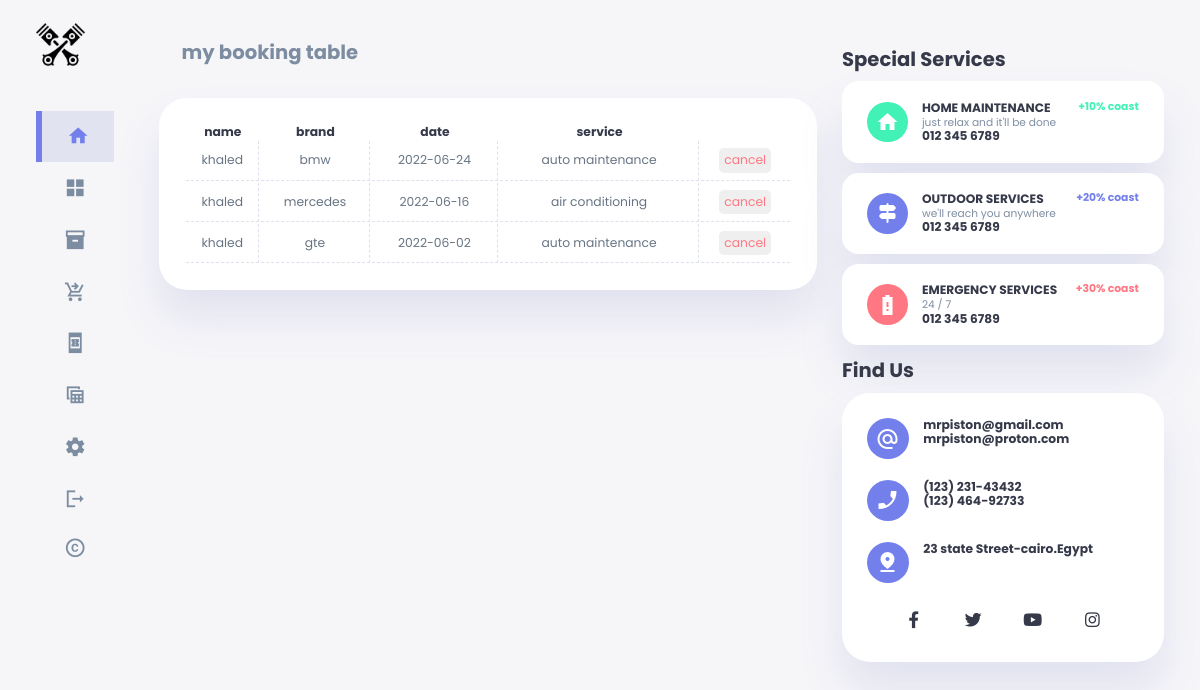
The app's page /appointments (signed in) with its own data.
### tables this page shows
CREATE TABLE appointments (
id INTEGER PRIMARY KEY AUTOINCREMENT NOT NULL,
user_id INTEGER NOT NULL,
name TEXT NOT NULL,
brand TEXT NOT NULL,
date DATE NOT NULL,
phone TEXT NOT NULL,
service TEXT NOT NULL ,
FOREIGN KEY (user_id) REFERENCES users(id)

);

### app.py (the view)
@app.route("/appointments")
@login_required
def appointments():
    user_id = session["user_id"]
    rows = db.execute("SELECT * FROM appointments WHERE user_id =?",user_id)
    return render_template("appointments.html", rows = rows)

### app.py (called while the page is built)
@app.after_request
def after_request(response):
    response.headers["Cache-Control"] = "no-cache, no-store, must-revalidate"
    response.headers["Expires"] = 0
    response.headers["Pragma"] = "no-cache"
    return response

### helpers.py (called while the page is built)
def login_required(f):
    @wraps(f)
    def decorated_function(*args, **kwargs):
        if session.get("user_id") is None:
            return redirect("/login")
        return f(*args, **kwargs)
    return decorated_function

### templates/appointments.html (shortened to what this page needs)
{% extends "layout.html" %} {% block title %} appointments {% endblock %} {% block main %}
<div class="title text-muted">
    <h2>my booking table</h2>
</div>
<div class="recent-orders">
    <table ">
            <thead>
                <tr>
                    <th>name</th>
                    <th>brand</th>
                    <th>date</th>
                    <th>service</th>
                </tr>
            </thead>
            <tbody>
                {% for row in rows%}
                    <tr>
                        <td>{{row["name"]}}</td>
                        <td>{{row["brand"]}}</td>
                        <td>{{row["date"]}}</td>
                        <td>{{row["service"]}}</td>
                        <td>
                            <form action="/delete" method="post">
                                <input class="danger" type="submit" value="cancel">
                            </form>
                        </td>
                    </tr>
                {% endfor%}
            </tbody>
        </table>
    </div>
{% endblock %}

### static/style.css (style rules this page uses)
:root { --color-primary:#7380ec; --color-danger:#ff7782; --color-success:#41f1b6; --color-warning:#ffbb55; --color-white:#fff; --color-info-dark:#7d8da1; --color-info-light:#dce1eb; --color-dark:#363949; --color-light:rgba(132, 139, 200, 0.18); --color-primary-variant:#111e88; --color-dark-variant:#677483; --color-background:#f6f6f9; --card-border-radius:2rem; --border-radius-1:0.4rem; --border-radius-2:0.8rem; --border-radius-3:1.2rem; --card-padding:1.8rem; --padding-1: 1.2rem; --box-shadow:0 2rem 3rem var(--color-light) }
* { margin: 0; padding: 0; outline: 0; border: 0; text-decoration: none; list-style: none; box-sizing: border-box; }
html { font-size:14px }
body { width: 100vw; height: 100vh; font-family: poppins, sans-serif; font-size: 0.88rem; background-color: var(--color-background); user-select: none; overflow-x: hidden; color: var(--color-dark); scrollbar-color: var(--color-primary); }
h2 { font-size: 1.4rem ; }
.text-muted { color: var(--color-info-dark); }
.danger { color: var(--color-danger); }
main .title { display: block; border-radius: var(--border-radius-1); margin-top: 1rem; padding: 0.5rem 1.6rem; font-size: 1.2rem; font-weight: 600; }
main .recent-orders { margin-top: 2rem; }
main .recent-orders table { background-color: var(--color-white); width: 100%; border-radius: var(--card-border-radius); padding: var(--card-padding); text-align: center; box-shadow: var(--box-shadow); transition: all 300ms ease; }
main table tbody td { height: 2.8rem; border-bottom: 1px dashed var(--color-info-light); border-right: 1px dashed var(--color-info-light); color: var(--color-dark-variant); }
main table tbody td:nth-last-child(1) { border-right:none; }
main table tbody td input.danger { cursor:pointer; padding:5px; border-radius:5px; }

### records on screen
appointments: name "khaled", brand "bmw", date "2022-06-24", service "auto maintenance"
appointments: name "khaled", brand "mercedes", date "2022-06-16", service "air conditioning"
appointments: name "khaled", brand "gte", date "2022-06-02", service "auto maintenance"
